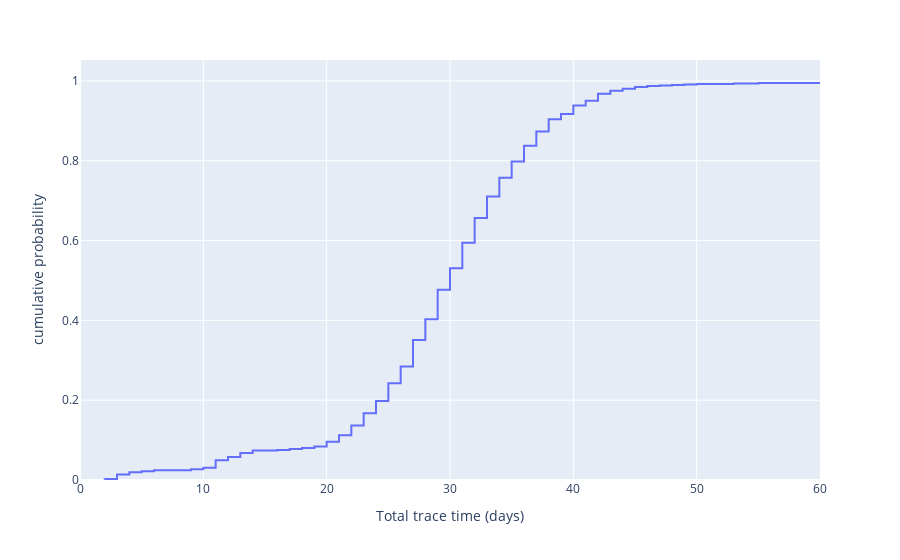

The notebook cell saved with this chart:
### Code cell
fig = px.ecdf(df_total_time, x=p.label.df_attribute_name)


fig.update_layout({'xaxis_title': "Total trace time (days)", 'yaxis_title': "cumulative probability"})
fig.update_xaxes(range=[0, 60])
fig.show()

### Figure 1 — Plotly figure (JSON) as saved in the notebook; plotly's stock layout.template omitted (floating-point values rounded to 4 significant figures; data arrays with more than 128 entries replaced by an {"elided": "..."} marker saying what was removed)
{"data": [{"hovertemplate": "case duration=%{x}<br>probability=%{y}<extra></extra>", "legendgroup": "", "line": {"dash": "solid", "shape": "hv"}, "marker": {"color": "#636efa", "symbol": "circle"}, "mode": "lines", "name": "", "orientation": "v", "showlegend": false, "x": {"elided": "812 float values"}, "xaxis": "x", "y": {"elided": "812 float values"}, "yaxis": "y", "type": "scatter"}], "layout": {"xaxis": {"anchor": "y", "domain": [0.0, 1.0], "title": {"text": "Total trace time (days)"}, "range": [0, 60]}, "yaxis": {"anchor": "x", "domain": [0.0, 1.0], "title": {"text": "cumulative probability"}, "rangemode": "tozero"}, "legend": {"tracegroupgap": 0}, "margin": {"t": 60}}}
